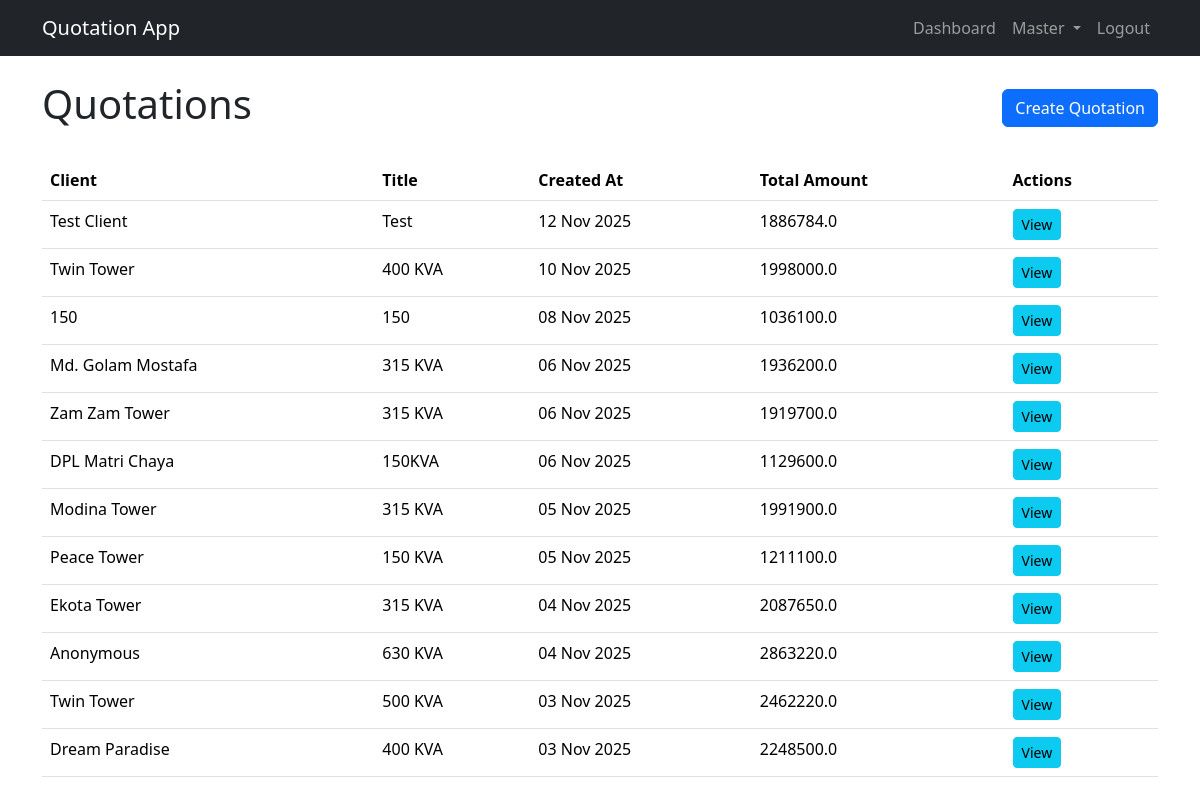
The app's page / (signed in) with its own data.
### pages/models.py (models this page shows, shortened)
class Quotation(models.Model):
    title = models.CharField(max_length=255)
    client_name = models.CharField(max_length=255)
    template = models.ForeignKey(QuotationTemplate, on_delete=models.SET_NULL, null=True, blank=True)
    created_at = models.DateTimeField(auto_now_add=True)
    def total_amount(self):
        return sum(group.subtotal() for group in self.groups.all())

class QuotationGroup(models.Model):
    quotation = models.ForeignKey(Quotation, on_delete=models.CASCADE, related_name='groups')
    name = models.CharField(max_length=255)
    def subtotal(self):
        return sum(item.total_price for item in self.items.all())

class QuotationItem(models.Model):
    group = models.ForeignKey(QuotationGroup, on_delete=models.CASCADE, related_name='items')
    item = models.ForeignKey(Item, on_delete=models.SET_NULL, null=True, blank=True)
    description = models.CharField(max_length=255, blank=True, null=True)
    unit = models.ForeignKey(Unit, on_delete=models.SET_NULL, null=True, blank=True)
    qty = models.FloatField(default=0)
    unit_price = models.FloatField(default=0)
    total_price = models.FloatField(default=0)

### pages/views.py (the view)
# urls.py: path('', QuotationListView.as_view(), name='quotation_list'),
@method_decorator(login_required, name='dispatch')
class QuotationListView(ListView):
    model = Quotation
    template_name = 'pages/quotations/quotation_list.html'
    context_object_name = 'quotations'
    def get_queryset(self):
        return Quotation.objects.all().order_by('-created_at')

### templates/pages/quotations/quotation_list.html (shortened to what this page needs)
{% extends 'base.html' %}
{% block content %}
    <div class="d-flex justify-content-between align-items-center mb-4">
        <h1>Quotations</h1>
        <a href="{% url 'quotation_create' %}" class="btn btn-primary">Create Quotation</a>
    </div>
    <table class="table">
        <thead>
            <tr>
                <th>Client</th>
                <th>Title</th>
                <th>Created At</th>
                <th>Total Amount</th>
                <th>Actions</th>
            </tr>
        </thead>
        <tbody>
            {% for quotation in quotations %}
                <tr>
                    <td>{{ quotation.client_name }}</td>
                    <td>{{ quotation.title }}</td>
                    <td>{{ quotation.created_at|date:"d M Y" }}</td>
                    <td>{{ quotation.total_amount }}</td>
                    <td>
                        <a href="{% url 'quotation_view' quotation.pk %}" class="btn btn-sm btn-info">View</a>
                    </td>
                </tr>
            {% empty %}
                <tr>
                    <td colspan="5">No quotations found.</td>
                </tr>
            {% endfor %}
        </tbody>
    </table>
{% endblock %}

### records on screen
Quotation: client_name "Test Client", title "Test", created_at "12 Nov 2025", total_amount "1886784.0"
Quotation: client_name "Twin Tower", title "400 KVA", created_at "10 Nov 2025", total_amount "1998000.0"
Quotation: client_name "150", title "150", created_at "08 Nov 2025", total_amount "1036100.0"
Quotation: client_name "Md. Golam Mostafa", title "315 KVA", created_at "06 Nov 2025", total_amount "1936200.0"
Quotation: client_name "Zam Zam Tower", title "315 KVA", created_at "06 Nov 2025", total_amount "1919700.0"
Quotation: client_name "DPL Matri Chaya", title "150KVA", created_at "06 Nov 2025", total_amount "1129600.0"
Quotation: client_name "Modina Tower", title "315 KVA", created_at "05 Nov 2025", total_amount "1991900.0"
Quotation: client_name "Peace Tower", title "150 KVA", created_at "05 Nov 2025", total_amount "1211100.0"
Quotation: client_name "Ekota Tower", title "315 KVA", created_at "04 Nov 2025", total_amount "2087650.0"
Quotation: client_name "Anonymous", title "630 KVA", created_at "04 Nov 2025", total_amount "2863220.0"
Quotation: client_name "Twin Tower", title "500 KVA", created_at "03 Nov 2025", total_amount "2462220.0"
Quotation: client_name "Dream Paradise", title "400 KVA", created_at "03 Nov 2025", total_amount "2248500.0"
